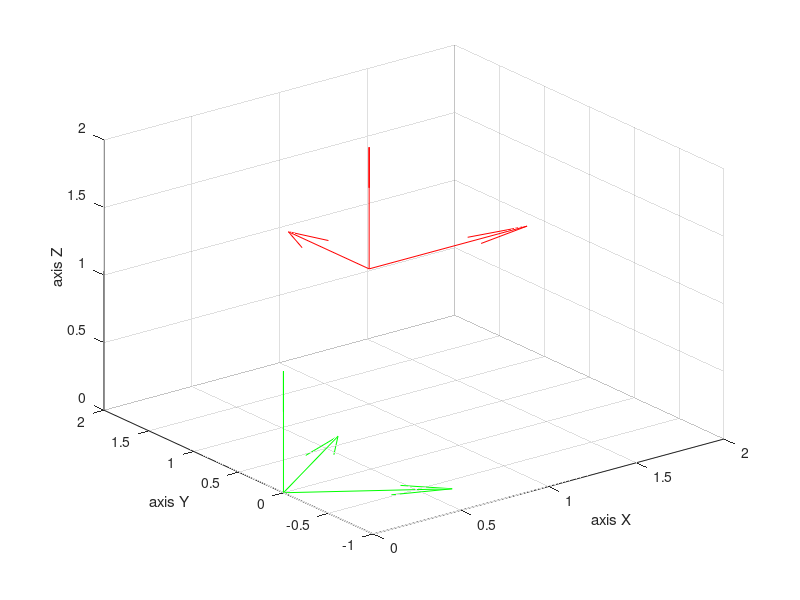

Here is the MATLAB script that generated this plot:
plot3(0,0,0)
grid on
xlabel('axis X')
ylabel('axis Y')
zlabel('axis Z')
hold on
%%
plot3(0,0,0)
theta =pi/4
%axis([-5,5,-5,5,-5,5])
axis on
grid on 
hold on
quiver3(1,1,1,1,0,0,'red')
hold on
quiver3(1,1,1,0,1,0,'red')
hold on
quiver3(1,1,1,0,0,1,'red')
quiver3(0,0,0,cos(theta),-sin(theta),0,'green')
hold on
quiver3(0,0,0,sin(theta),cos(theta),0,'green')
hold on
quiver3(0,0,0,0,0,1,'green')
